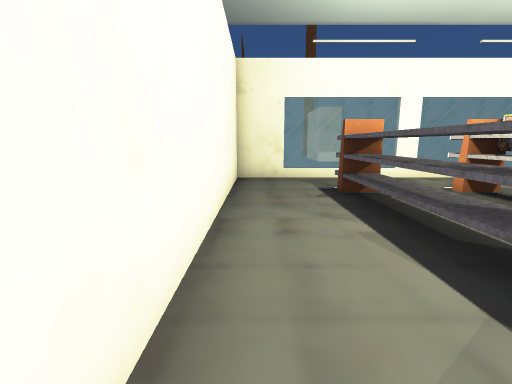
View 1 (above)

12 first-person views from a walk through a Unity game level. The camera is 1.3 m above the floor, tilts 10° down and sees 85° across. Doors are open. The floor is counted in squares, 1 m on a side. Each view is taken from the middle of a square. On the plan, view 1 faces up. The plan holds only what a view shows up to about 13 squares ahead; the rest is blank. The place goes on beyond the plan. Some surface patterns are stand-ins.

View 2
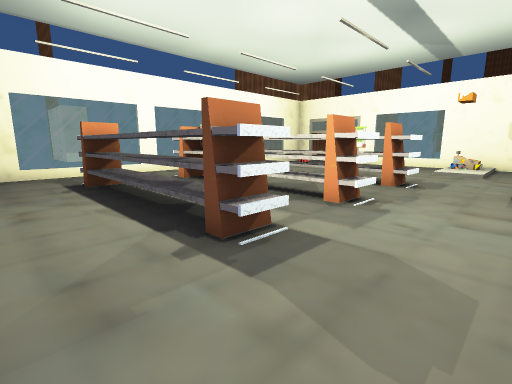

View 3
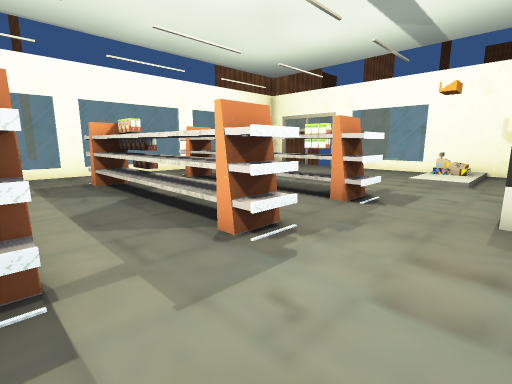

View 4
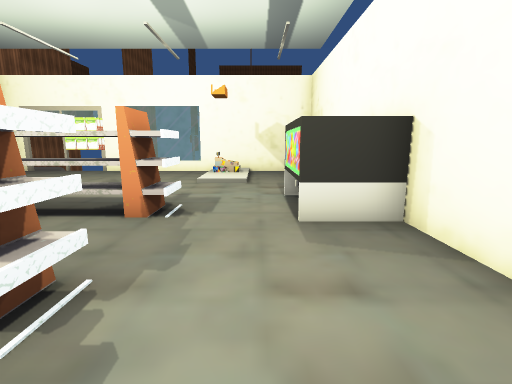

View 5
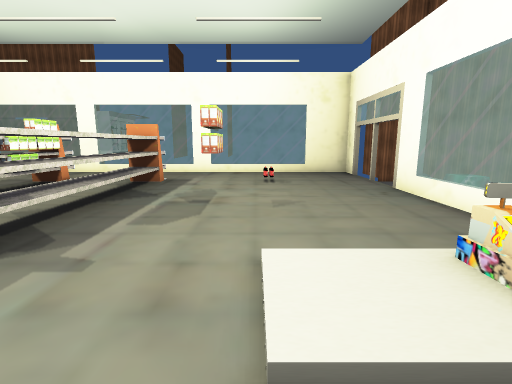

View 6
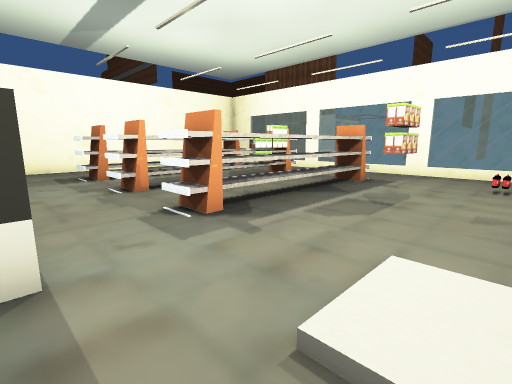

View 7
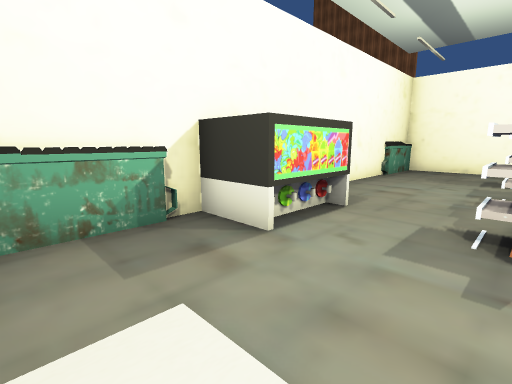

View 8
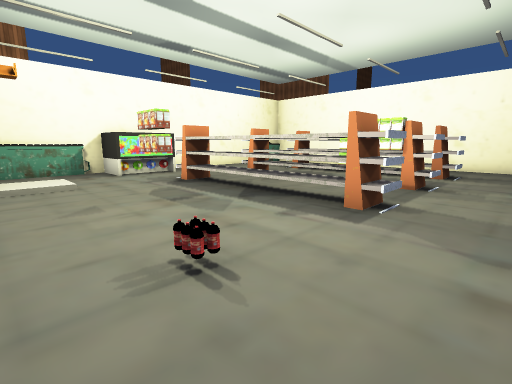

View 9
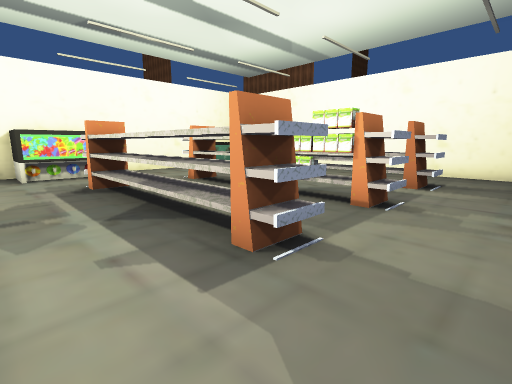

View 10
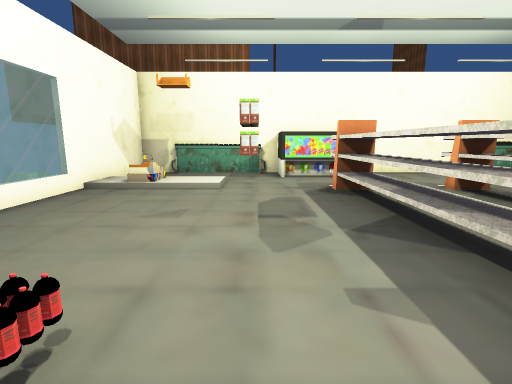

View 11
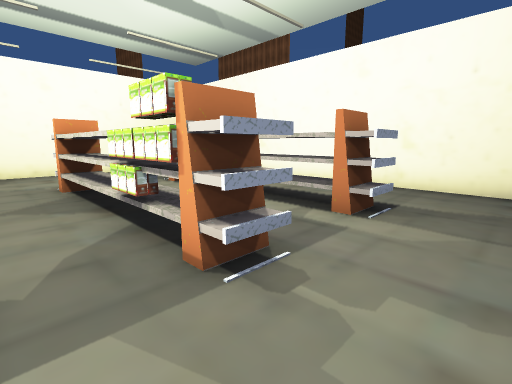

View 12
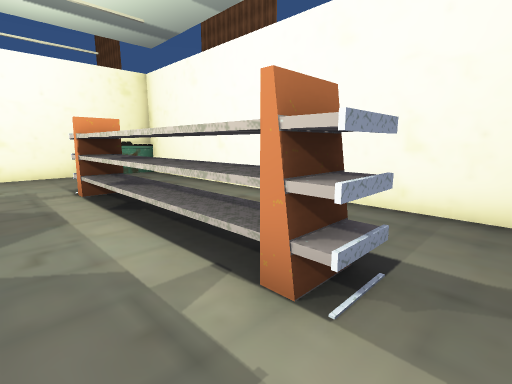

### Floor plan
Key: @ floor where view 1 was taken; # wall or solid block; . floor; / step, stairs or slope; D open door; = window, fence, low wall or low ledge; ^ raised ledge; O other object.
Columns run from 1 left of view 1 to 17 right of it. Each row starts with its distance up from view 1.
 11  ##== =#=========#
 10 #.................#
  9 #.................D
  8 #..OO..O..OO......D
  7 #..OO..O..OO......D
  6 #..OO..O..OO......D
  5 #..OO..O..OO......=
  4 #..OO..O..OO.O....=
  3 #..OO..O..OO......=
  2 #..OO..O..OO......=
  1 #..OO..O..OO..//=/#
  0 #@............////#
 -1 #.................#
 -2 #.........###.....#
 -3 ####......#######.#
 -4 ^#########   #####

Positions as (right, up) in squares from view 1, and headings:
1: (0, 0), facing up
2: (0, -2), facing up-right
3: (3, -2), facing up-right
4: (4, -1), facing right
5: (13, -2), facing up
6: (14, -2), facing up-left
7: (14, 1), facing down-left
8: (15, 10), facing down-left
9: (12, 10), facing down-left
10: (12, 9), facing down
11: (8, 10), facing down-left
12: (5, 9), facing down-left
